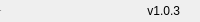
              <widget class="QFrame" name="bottomBar">
               <property name="minimumSize">
                <size>
                 <width>0</width>
                 <height>22</height>
                </size>
               </property>
               <property name="maximumSize">
                <size>
                 <width>16777215</width>
                 <height>22</height>
                </size>
               </property>
               <property name="frameShape">
                <enum>QFrame::Shape::NoFrame</enum>
               </property>
               <property name="frameShadow">
                <enum>QFrame::Shadow::Raised</enum>
               </property>
               <layout class="QHBoxLayout" name="horizontalLayout_5">
                <property name="spacing">
                 <number>0</number>
                </property>
                <property name="leftMargin">
                 <number>0</number>
                </property>
                <property name="topMargin">
                 <number>0</number>
                </property>
                <property name="rightMargin">
                 <number>0</number>
                </property>
                <property name="bottomMargin">
                 <number>0</number>
                </property>
                <item>
                 <widget class="QLabel" name="creditsLabel">
                  <property name="maximumSize">
                   <size>
                    <width>16777215</width>
                    <height>16</height>
                   </size>
                  </property>
                  <property name="font">
                   <font>
                    <family>Segoe UI</family>
                    <pointsize>-1</pointsize>
                    <italic>false</italic>
                    <bold>false</bold>
                   </font>
                  </property>
                  <property name="text">
                   <string>By: </string>
                  </property>
                  <property name="alignment">
                   <set>Qt::AlignmentFlag::AlignLeading|Qt::AlignmentFlag::AlignLeft|Qt::AlignmentFlag::AlignVCenter</set>
                  </property>
                 </widget>
                </item>
                <item>
                 <widget class="QLabel" name="version">
                  <property name="text">
                   <string>v1.0.3</string>
                  </property>
                  <property name="alignment">
                   <set>Qt::AlignmentFlag::AlignRight|Qt::AlignmentFlag::AlignTrailing|Qt::AlignmentFlag::AlignVCenter</set>
                  </property>
                 </widget>
                </item>
                <item>
                 <widget class="QFrame" name="frame_size_grip">
                  <property name="minimumSize">
                   <size>
                    <width>20</width>
                    <height>0</height>
                   </size>
                  </property>
                  <property name="maximumSize">
                   <size>
                    <width>20</width>
                    <height>16777215</height>
                   </size>
                  </property>
                  <property name="frameShape">
                   <enum>QFrame::Shape::NoFrame</enum>
                  </property>
                  <property name="frameShadow">
                   <enum>QFrame::Shadow::Raised</enum>
                  </property>
                 </widget>
                </item>
               </layout>
              </widget>
